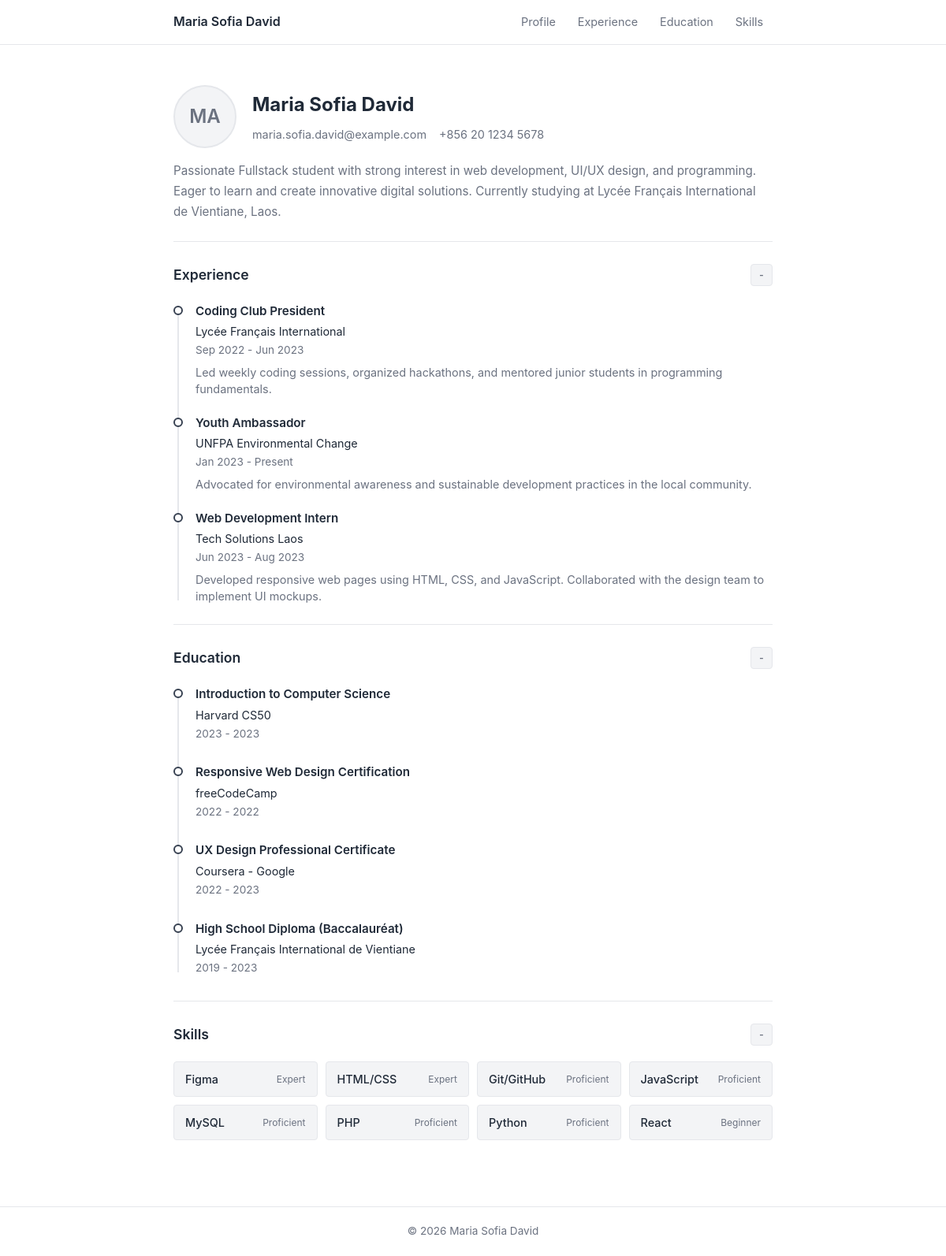
The app's page /view.php?user_id=1 with its own data.
### tables this page shows
CREATE TABLE IF NOT EXISTS profiles (
    id INT AUTO_INCREMENT PRIMARY KEY,
    user_id INT NOT NULL,
    full_name VARCHAR(255) NOT NULL,
    email VARCHAR(255) NOT NULL,
    phone VARCHAR(50),
    summary TEXT,
    FOREIGN KEY (user_id) REFERENCES users(id) ON DELETE CASCADE
);

CREATE TABLE IF NOT EXISTS experiences (
    id INT AUTO_INCREMENT PRIMARY KEY,
    user_id INT NOT NULL,
    job_title VARCHAR(255) NOT NULL,
    organization VARCHAR(255) NOT NULL,
    start_date VARCHAR(100),
    end_date VARCHAR(100),
    description TEXT,
    FOREIGN KEY (user_id) REFERENCES users(id) ON DELETE CASCADE
);

CREATE TABLE IF NOT EXISTS educations (
    id INT AUTO_INCREMENT PRIMARY KEY,
    user_id INT NOT NULL,
    institution VARCHAR(255) NOT NULL,
    degree VARCHAR(255),
    start_date VARCHAR(100),
    end_date VARCHAR(100),
    FOREIGN KEY (user_id) REFERENCES users(id) ON DELETE CASCADE
);

CREATE TABLE IF NOT EXISTS skills (
    id INT AUTO_INCREMENT PRIMARY KEY,
    user_id INT NOT NULL,
    skill_name VARCHAR(255) NOT NULL,
    level ENUM('Beginner', 'Proficient', 'Expert') DEFAULT 'Proficient',
    FOREIGN KEY (user_id) REFERENCES users(id) ON DELETE CASCADE
);

### includes/db.php (called while the page is built, shortened)
<?php
function getResumeData($pdo, $userId) {
    $data = [
        'profile' => null,
        'experiences' => [],
        'skills' => [],
        'educations' => []
    ];
    $stmt = $pdo->prepare("SELECT * FROM profiles WHERE user_id = ?");
    $stmt->execute([$userId]);
    $data['profile'] = $stmt->fetch();
    $stmt = $pdo->prepare("SELECT * FROM experiences WHERE user_id = ? ORDER BY id DESC");
    $stmt->execute([$userId]);
    $data['experiences'] = $stmt->fetchAll();
    $stmt = $pdo->prepare("SELECT * FROM skills WHERE user_id = ? ORDER BY FIELD(level, 'Expert', 'Proficient', 'Beginner'), skill_name");
    $stmt->execute([$userId]);
    $data['skills'] = $stmt->fetchAll();
    $stmt = $pdo->prepare("SELECT * FROM educations WHERE user_id = ? ORDER BY id DESC");
    $stmt->execute([$userId]);
    $data['educations'] = $stmt->fetchAll();
    return $data;
}
?>

### public/view.php (the view, shortened to what this page needs)
<?php
require_once '../includes/db.php';
$userId = isset($_GET['user_id']) ? (int)$_GET['user_id'] : 1;
$data = getResumeData($pdo, $userId);
$profile = $data['profile'];
?>
<!DOCTYPE html>
<html lang="en">
<head>
    <link rel="stylesheet" href="style.css">
</head>
<body>
    <nav class="navbar" data-testid="nav-main">
        <div class="nav-container">
            <span class="nav-brand" data-testid="text-nav-brand"><?= htmlspecialchars($profile['full_name']) ?></span>
            <ul class="nav-menu" data-testid="nav-menu">
                <li><a href="#profile" data-testid="link-nav-profile">Profile</a></li>
                <li><a href="#experience" data-testid="link-nav-experience">Experience</a></li>
                <li><a href="#education" data-testid="link-nav-education">Education</a></li>
                <li><a href="#skills" data-testid="link-nav-skills">Skills</a></li>
            </ul>
        </div>
    </nav>
    <main class="main-content">
        <section id="profile" class="section profile-section" data-testid="section-profile">
            <div class="profile-header">
                <div class="profile-photo" data-testid="img-profile-photo">
                    <span class="photo-initials"><?= htmlspecialchars(substr($profile['full_name'], 0, 2)) ?></span>
                </div>
                <div class="profile-info">
                    <h1 class="profile-name" data-testid="text-profile-name"><?= htmlspecialchars($profile['full_name']) ?></h1>
                    <div class="profile-contact">
                        <a href="mailto:<?= htmlspecialchars($profile['email']) ?>" class="contact-item" data-testid="link-email">
                            <?= htmlspecialchars($profile['email']) ?>
                        </a>
                        <?php if (!empty($profile['phone'])): ?>
                        <a href="tel:<?= htmlspecialchars($profile['phone']) ?>" class="contact-item" data-testid="link-phone">
                            <?= htmlspecialchars($profile['phone']) ?>
                        </a>
                        <?php endif; ?>
                    </div>
                </div>
            </div>
            <p class="profile-summary" data-testid="text-profile-summary"><?= htmlspecialchars($profile['summary']) ?></p>
        </section>
        <section id="experience" class="section" data-testid="section-experience">
            <div class="section-header" onclick="toggleSection('experience')" data-testid="button-toggle-experience">
                <h2>Experience</h2>
                <button type="button" class="toggle-btn" aria-label="Toggle section">
                    <span class="toggle-icon" id="experience-icon">-</span>
                </button>
            </div>
            <div class="section-content" id="experience-content">
                <?php if (empty($data['experiences'])): ?>
                <p class="empty-message">No experience entries.</p>
                <?php else: ?>
                <div class="timeline">
                    <?php foreach ($data['experiences'] as $exp): ?>
                    <div class="timeline-item" data-testid="item-experience-<?= $exp['id'] ?>">
                        <div class="timeline-marker"></div>
                        <div class="timeline-content">
                            <h3 class="item-title"><?= htmlspecialchars($exp['job_title']) ?></h3>
                            <p class="item-org"><?= htmlspecialchars($exp['organization']) ?></p>
                            <p class="item-date"><?= htmlspecialchars($exp['start_date']) ?> - <?= htmlspecialchars($exp['end_date']) ?></p>
                            <?php if (!empty($exp['description'])): ?>
                            <p class="item-desc"><?= htmlspecialchars($exp['description']) ?></p>
                            <?php endif; ?>
                        </div>
                    </div>
                    <?php endforeach; ?>
                </div>
                <?php endif; ?>
            </div>
        </section>
        <section id="education" class="section" data-testid="section-education">
            <div class="section-header" onclick="toggleSection('education')" data-testid="button-toggle-education">
                <h2>Education</h2>
                <button type="button" class="toggle-btn" aria-label="Toggle section">
                    <span class="toggle-icon" id="education-icon">-</span>
                </button>
            </div>
            <div class="section-content" id="education-content">
                <?php if (empty($data['educations'])): ?>
                <p class="empty-message">No education entries.</p>
                <?php else: ?>
                <div class="timeline">
                    <?php foreach ($data['educations'] as $edu): ?>
                    <div class="timeline-item" data-testid="item-education-<?= $edu['id'] ?>">
                        <div class="timeline-marker"></div>
                        <div class="timeline-content">
                            <h3 class="item-title"><?= htmlspecialchars($edu['degree']) ?></h3>
                            <p class="item-org"><?= htmlspecialchars($edu['institution']) ?></p>
                            <p class="item-date"><?= htmlspecialchars($edu['start_date']) ?> - <?= htmlspecialchars($edu['end_date']) ?></p>
                        </div>
                    </div>
                    <?php endforeach; ?>
                </div>
                <?php endif; ?>
            </div>
        </section>
        <section id="skills" class="section" data-testid="section-skills">
            <div class="section-header" onclick="toggleSection('skills')" data-testid="button-toggle-skills">
                <h2>Skills</h2>
                <button type="button" class="toggle-btn" aria-label="Toggle section">
                    <span class="toggle-icon" id="skills-icon">-</span>
                </button>
            </div>
            <div class="section-content" id="skills-content">
                <?php if (empty($data['skills'])): ?>
                <p class="empty-message">No skills listed.</p>
                <?php else: ?>
                <div class="skills-grid">
                    <?php foreach ($data['skills'] as $skill): ?>
                    <div class="skill-item" data-testid="item-skill-<?= $skill['id'] ?>">
                        <span class="skill-name"><?= htmlspecialchars($skill['skill_name']) ?></span>
                        <span class="skill-level"><?= htmlspecialchars($skill['level']) ?></span>
                    </div>
                    <?php endforeach; ?>
                </div>
                <?php endif; ?>
            </div>
        </section>
    </main>
    <footer class="footer" data-testid="footer">
        <p>&copy; <?= date('Y') ?> <?= htmlspecialchars($profile['full_name']) ?></p>
    </footer>
</body>
</html>

### public/style.css (style rules this page uses)
:root { --text: #1f2937; --text-muted: #6b7280; --bg: #ffffff; --bg-alt: #f3f4f6; --border: #e5e7eb; --accent: #374151; }
*, *::before, *::after { box-sizing: border-box; margin: 0; padding: 0; }
html { scroll-behavior: smooth; scroll-padding-top: 70px; }
body { font-family: -apple-system, BlinkMacSystemFont, 'Segoe UI', Roboto, 'Helvetica Neue', Arial, sans-serif; font-size: 16px; line-height: 1.6; color: var(--text); background: var(--bg); }
.navbar { position: fixed; top: 0; left: 0; right: 0; background: var(--bg); border-bottom: 1px solid var(--border); z-index: 100; }
.nav-container { max-width: 800px; margin: 0 auto; padding: 0 20px; display: flex; justify-content: space-between; align-items: center; height: 56px; }
.nav-brand { font-weight: 600; font-size: 1rem; color: var(--text); }
.nav-menu { display: flex; list-style: none; gap: 4px; }
.nav-menu a { display: block; padding: 8px 12px; color: var(--text-muted); text-decoration: none; font-size: 0.9rem; border-radius: 4px; transition: color 0.15s, background-color 0.15s; }
.main-content { max-width: 800px; margin: 0 auto; padding: 76px 20px 40px; }
.section { padding: 24px 0; border-bottom: 1px solid var(--border); }
.section:last-of-type { border-bottom: none; }
.section-header { display: flex; justify-content: space-between; align-items: center; cursor: pointer; padding: 4px 0; margin-bottom: 16px; }
.section-header h2 { font-size: 1.1rem; font-weight: 600; color: var(--text); }
.toggle-btn { display: flex; align-items: center; justify-content: center; width: 28px; height: 28px; background: var(--bg-alt); border: 1px solid var(--border); border-radius: 4px; cursor: pointer; font-size: 1rem; color: var(--text-muted); transition: background-color 0.15s; }
.section-content { transition: opacity 0.2s ease; }
.profile-section { padding-top: 32px; }
.profile-header { display: flex; align-items: center; gap: 20px; margin-bottom: 16px; }
.profile-photo { width: 80px; height: 80px; border-radius: 50%; background: var(--bg-alt); border: 2px solid var(--border); display: flex; align-items: center; justify-content: center; flex-shrink: 0; }
.photo-initials { font-size: 1.5rem; font-weight: 600; color: var(--text-muted); text-transform: uppercase; }
.profile-info { flex: 1; }
.profile-name { font-size: 1.5rem; font-weight: 700; color: var(--text); margin-bottom: 6px; }
.profile-contact { display: flex; flex-wrap: wrap; gap: 16px; }
.contact-item { color: var(--text-muted); text-decoration: none; font-size: 0.9rem; transition: color 0.15s; }
.profile-summary { color: var(--text-muted); font-size: 0.95rem; line-height: 1.7; }
.timeline { position: relative; padding-left: 20px; }
.timeline::before { content: ''; position: absolute; left: 5px; top: 6px; bottom: 6px; width: 2px; background: var(--border); }
.timeline-item { position: relative; padding-bottom: 20px; }
.timeline-item:last-child { padding-bottom: 0; }
.timeline-marker { position: absolute; left: -20px; top: 5px; width: 12px; height: 12px; background: var(--bg); border: 2px solid var(--accent); border-radius: 50%; }
.timeline-content { padding-left: 8px; }
.item-title { font-size: 0.95rem; font-weight: 600; color: var(--text); margin-bottom: 2px; }
.item-org { font-size: 0.9rem; color: var(--text); margin-bottom: 2px; }
.item-date { font-size: 0.85rem; color: var(--text-muted); margin-bottom: 6px; }
.item-desc { font-size: 0.9rem; color: var(--text-muted); line-height: 1.5; }
.skills-grid { display: grid; grid-template-columns: repeat(auto-fill, minmax(180px, 1fr)); gap: 10px; }
.skill-item { display: flex; justify-content: space-between; align-items: center; padding: 10px 14px; background: var(--bg-alt); border: 1px solid var(--border); border-radius: 4px; }
.skill-name { font-size: 0.9rem; font-weight: 500; color: var(--text); }
.skill-level { font-size: 0.75rem; color: var(--text-muted); }
.footer { text-align: center; padding: 20px; color: var(--text-muted); font-size: 0.85rem; border-top: 1px solid var(--border); margin-top: 20px; }

### records on screen
profiles: full_name "Maria Sofia David", full_name "MA", email "maria.sofia.david@example.com", phone "+856 20 1234 5678", summary "Passionate Fullstack student with strong interest in web development, UI/UX design, and programming. Eager to learn and create innovative digital solutions. Currently studying at Lycée Français International de Vientiane, Laos."
experiences: job_title "Coding Club President", organization "Lycée Français International", start_date "Sep 2022", end_date "Jun 2023", description "Led weekly coding sessions, organized hackathons, and mentored junior students in programming fundamentals."
experiences: job_title "Youth Ambassador", organization "UNFPA Environmental Change", start_date "Jan 2023", end_date "Present", description "Advocated for environmental awareness and sustainable development practices in the local community."
experiences: job_title "Web Development Intern", organization "Tech Solutions Laos", start_date "Jun 2023", end_date "Aug 2023", description "Developed responsive web pages using HTML, CSS, and JavaScript. Collaborated with the design team to implement UI mockups."
educations: degree "Introduction to Computer Science", institution "Harvard CS50", start_date "2023", end_date "2023"
educations: degree "Responsive Web Design Certification", institution "freeCodeCamp", start_date "2022", end_date "2022"
educations: degree "UX Design Professional Certificate", institution "Coursera - Google", start_date "2022", end_date "2023"
educations: degree "High School Diploma (Baccalauréat)", institution "Lycée Français International de Vientiane", start_date "2019", end_date "2023"
skills: skill_name "Figma", level "Expert"
skills: skill_name "HTML/CSS", level "Expert"
skills: skill_name "Git/GitHub", level "Proficient"
skills: skill_name "JavaScript", level "Proficient"
skills: skill_name "MySQL", level "Proficient"
skills: skill_name "PHP", level "Proficient"
skills: skill_name "Python", level "Proficient"
skills: skill_name "React", level "Beginner"
